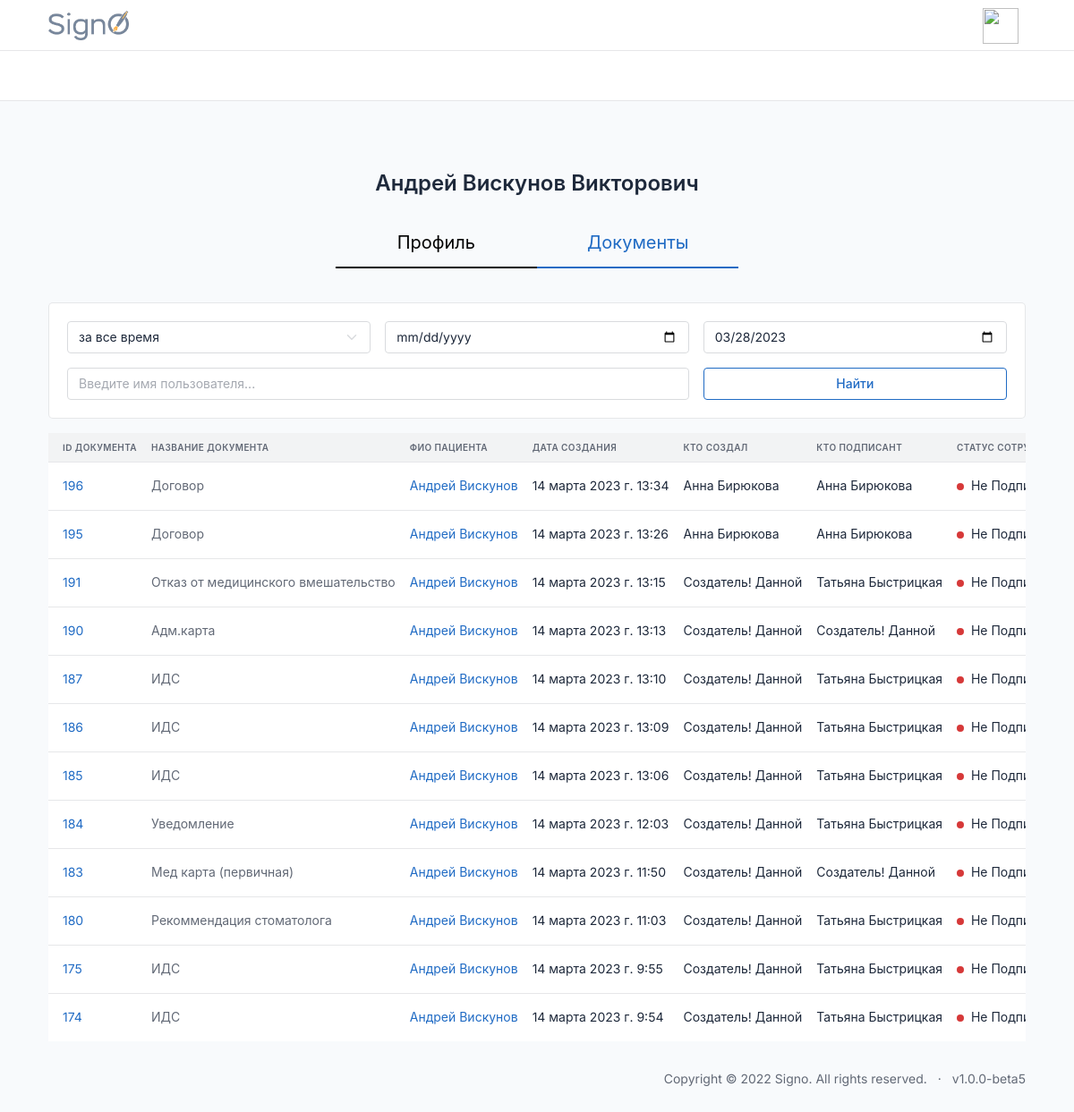
The app's page /id/user/user-docs/44/, older data.
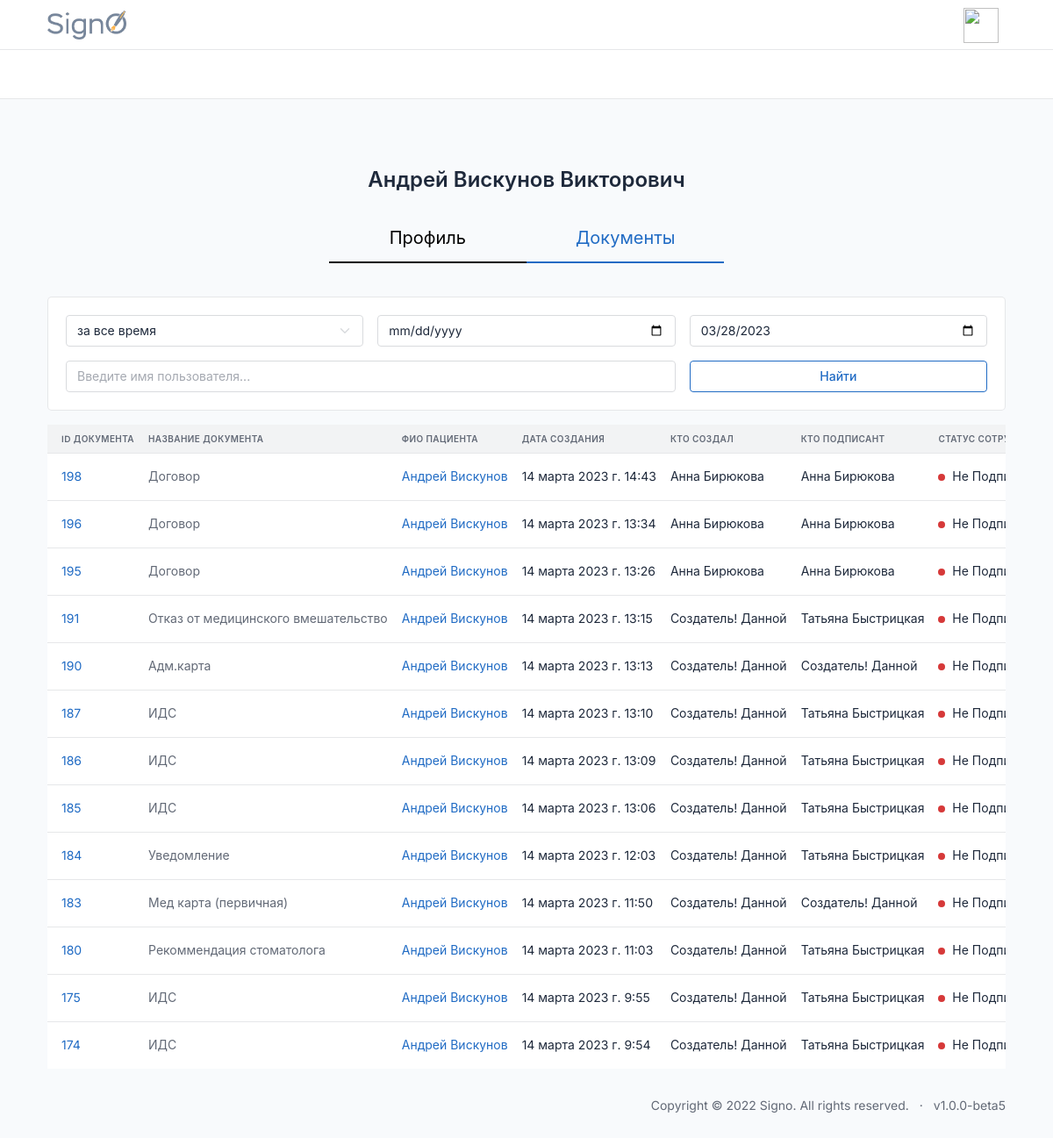
The same page, newer data.
### documents/models.py (models this page shows, shortened)
class Document(DateTimeMixin, HiddenDeletedMixin, models.Model):
    user = models.ForeignKey(CustomUser, on_delete=models.CASCADE, null=True, blank=True, related_name='documenter')
    sender = models.ForeignKey(CustomUser, on_delete=models.CASCADE, null=True, related_name='sender', verbose_name='Отправитель')
    recipient = models.ForeignKey(CustomUser, on_delete=models.CASCADE, null=True, related_name='recipient', verbose_name='Получатель')
    founder = models.ForeignKey(CustomUser, on_delete=models.CASCADE, null=True, related_name='founder', verbose_name='Создатель документа')
    document = models.FileField(upload_to='documents/%Y/%m/%d/', blank=True, null=True)
    send_date = models.DateTimeField(auto_now_add=True, verbose_name='Дата отправки', null=True)
    sender_status = models.BooleanField(default=False, blank=True, null=True)
    recipient_status = models.BooleanField(default=False, blank=True, null=True)
    files = models.ForeignKey('DocumentsFiles', on_delete=models.CASCADE, blank=True, null=True)
    type = models.ForeignKey('DocumentType', on_delete=models.CASCADE, blank=True, null=True, related_name='document')
    sig = models.FileField(upload_to='documents/%Y/%m/%d/', blank=True, null=True)
    class Meta:
        verbose_name = 'Документ'
        verbose_name_plural = 'Документы'

class DocumentType(models.Model):
    title = models.CharField(max_length=240, blank=True, null=True)
    DOGOVOR = 'DOGOVOR'
    IDS = 'IDS'
    MEDCARD = 'MEDCARD'
    ADMCARD = 'ADMCARD'
    RENT = 'RENT'
    PLAN = 'PLAN'
    DNEVNIK = 'DNEVNIK'
    OTKAZ = 'OTKAZ'
    UVEDOMLENIE = 'UVEDOMLENIE'
    RECEPT = 'RECEPT'
    RECOMEND = 'RECOMEND'
    TYPE_DOC = [
        (DOGOVOR, 'Договор'),
        (IDS, 'ИДС'),
        (MEDCARD, 'Мед карта'),
        (ADMCARD, 'Адм.карта'),
        (RENT, 'Справка в налоговую'),
        (PLAN, 'План лечения'),
        (DNEVNIK, 'Дневник'),
        (OTKAZ, 'Отказ от мед.вмешательства'),
        (UVEDOMLENIE, 'Уведомление'),
        (RECEPT, 'Рецепт'),
        (RECOMEND, 'Рекомендация стоматолога'),
    ]
    type_document = models.CharField(choices=TYPE_DOC, max_length=240, blank=True, null=True)
    class Meta:
        verbose_name='Тип Документа'
        verbose_name_plural='Типы Документов'
    def __str__(self):
        return self.title

### users/models.py (models this page shows, shortened)
class CustomUser(AbstractBaseUser, PermissionsMixin):
    email = models.EmailField(max_length=254, unique=True, verbose_name='Электронная почта')
    first_name = models.CharField(u"Имя", max_length=100, blank=True, null=True)
    last_name = models.CharField(u"Фамилия", max_length=100, blank=True, null=True)
    patronymic = models.CharField(u"Отчество", max_length=100, blank=True, null=True)
    pasport_series = models.CharField(max_length=12, blank=True, verbose_name='Серия паспорта')
    pasport_number = models.CharField(max_length=12, blank=True, verbose_name='Номер паспорта')
    addres = models.CharField(max_length=240, blank=True, verbose_name='Адрес пользователя')
    user_profile_id = models.IntegerField(blank=True, verbose_name='ID пользователя', null=True)
    phone = models.CharField(max_length=24, verbose_name='Телефон')
    uniq_id = models.CharField(unique=True, max_length=12, blank=True, null=True, verbose_name='Уникальный ID')
    photo = models.ImageField(
        upload_to='users/%Y/%m/%d/',
        blank=True,
        default='../static/images/default_avatar.png',
        verbose_name='Аватар')
    is_active = models.BooleanField(default=True, verbose_name='Активирован')
    is_admin = models.BooleanField(default=False, verbose_name='Администратор')
    is_staff = models.BooleanField(_('staff status'), default=False)
    is_superuser = models.BooleanField(_('super user'), default=False)
    date_joined = models.DateTimeField(u'date joined', blank=True, null=True, default=timezone.now)
    last_login = models.DateTimeField(u'last login', blank=True, null=True)
    groups = models.ManyToManyField(Group, blank=True, null=True, verbose_name='Группы', related_name='groups')
    user_permissions = models.ManyToManyField(Permission, blank=True, null=True, verbose_name='Разрешения', related_name='user_permissions')
    date_of_birthday = models.DateField(blank=True, null=True, verbose_name='Дата Рождения')
    ADMINISTRATOR = 'AD'
    DOCTOR = 'DO'
    CLIENT = 'CL'
    DIRECTOR = 'DI'
    TYPE_ROLE = [
        (ADMINISTRATOR, 'Администратор'),
        (DOCTOR, 'Врач'),
        (CLIENT, 'Клиент'),
        (DIRECTOR, 'Руководитель')
    ]
    type = models.CharField(max_length=6, choices=TYPE_ROLE, default=CLIENT, verbose_name='Тип пользователя')
    ban = models.BooleanField(default=False, verbose_name='Уволен')
    ban_date = models.DateTimeField(verbose_name='дата увольнения', blank=True, null=True)
    ecp = models.BooleanField(default=False, verbose_name='Наличие ЭЦП')
    USERNAME_FIELD = 'email'
    REQUIRED_FIELDS = []
    objects = CustomUserManager()
    class Meta:
        verbose_name='Пользователь'
        verbose_name_plural='Пользователи'

### users/views.py (the view)
# urls.py: path('user/user-docs/<int:pk>/', user_docs, name='user_docs'),
def user_docs(request, pk):
    all_documents = Document.objects.filter(deleted=False, recipient=pk)
    all_documents = filter_all_documents(request, all_documents)
    all_documents = paginate_list(request, all_documents, 20)
    context = {
        'all_documents': all_documents,
        'user': CustomUser.objects.get(pk=pk),
    }
    return render(request, 'users/user-docs.html', context)

### documents/services.py (called while the page is built, shortened)
def filter_all_documents(request, all_documents):
    search_name = request.GET.get('search')
    period = request.GET.get('period')
    try:
        doc_type = request.GET.get('doc_type').upper()
    except:
        doc_type = ''
    try:
        signed = request.GET.get('signed').split('-')
    except:
        signed = ['']
    all_documents = filter_by_name(all_documents, search_name)
    if period:
        start_date, end_date = get_dates(period, all_documents)
        all_documents = all_documents.filter(send_date__range=[start_date, end_date])
    if doc_type:
        all_documents = all_documents.filter(type__type_document=doc_type)
    sort_filter = request.GET.get('sort')
    if sort_filter:
        all_documents = all_documents.order_by(sort_filter)
    return all_documents

def filter_by_name(all_documents, search_name):
    return all_documents.order_by('-send_date')

### utils/services.py (called while the page is built)
def paginate_list(request, list, page_len):
    paginator = Paginator(list, page_len)
    page_number = request.GET.get('page')
    return paginator.get_page(page_number)

### users/templates/users/user-docs.html
{% extends 'index.html' %}{%load static%}
{%block content%}
{%if user.type == 'CL'%}
    <center><h1 style="height:60px;">{{user.first_name}} {{user.last_name}} {{user.patronymic}}</h1></center>
<div class="user-info"id="user-info active"><a href="{%url 'user' user.pk%}"class="">Профиль</a><a href="{%url 'user_docs' user.pk%}"class="active">Документы</a></div>
{%else%}
    <center><h1 style="height:60px;">{{user.first_name}} {{user.last_name}} {{user.patronymic}}</h1></center>
<div class="user-info"id="user-info active"><a href="{%url 'user' user.pk%}"class="">Профиль</a><a href="{%url 'user_docs' user.pk%}"class="active">Пациенты</a></div>
{%endif%}
<div class="col-12">
    {%if user.type == 'CL'%}
      {% include 'common/_info_box_users.html' %}
      {% include 'common/_documents_table.html' %}
    {%else%}
      {% include 'common/_documents_table.html' %}
    {%endif%}
                </div>
              </div>
{%endblock%}

### templates/common/_documents_table.html (shortened to what this page needs)
{% load static %}
{% load extra_tags %}
<div class="table-responsive" >
  <table class="table card-table table-vcenter text-nowrap datatable bg-white" style="">
    <thead>
      <tr>
        <th id="th-id" class='sortable-table-header' onclick="filterByField('id')">ID документа</th>
        <th id="th-type" class='sortable-table-header' onclick="filterByField('type')">название документа</th>
        {% if request.user.type != 'CL' %}
        <th id="th-recipient" class='sortable-table-header' onclick="filterByField('recipient')">фио пациента</th>
        {% endif %}
        <th id="th-send_date" class='sortable-table-header' onclick="filterByField('send_date')">дата создания</th>
        {% if request.user.type != 'CL' %}
        <th id="th-founder" class='sortable-table-header' onclick="filterByField('founder')">кто создал</th>
        {% endif %}
        {% if request.user.type != 'CL' %}
        <th id="th-sender" class='sortable-table-header' onclick="filterByField('sender')">кто подписант</th>
        {% else %}
        <th id="th-sender" class='sortable-table-header' onclick="filterByField('sender')">ФИО сотрудника</th>
        {% endif %}
        {% if request.user.type != 'CL'%}
        <th id="th-recipient_status" class='sortable-table-header' onclick="filterByField('recipient_status')">статус
          сотрудника</th>
        {% endif %}
      </tr>
    </thead>
    <tbody class="lazy-loading-docs">
      {%for document in all_documents%}
      <tr id="document-row-{{document.id}}" class="lazy-row-docs">
        <td><span class="text-muted"><a href="{{document.document.url}}#" target=”_blank”>{{document.id}}</a></span>
        </td>
        <td><span class="text-muted">{{document.type}}</span></td>
        {% if request.user.type != 'CL' %}
        {% if request.user.type == 'DO' %}
        <td>{{document.recipient.first_name}} {{document.recipient.last_name}}</td>
        {% else %}
        <td><a href="{%url 'user' document.recipient.pk %}">{{document.recipient.first_name}}
            {{document.recipient.last_name}}</a></td>
        {% endif %}
        {% endif %}
        <td>{{document.send_date}}</td>
        {% if request.user.type != 'CL' %}
        <td><a href="{%url 'user' document.founder.pk%}" class="text-reset"
            tabindex="-1">{{document.founder.first_name}} {{document.founder.last_name}}</a></td>
        {% endif %}
        {%if request.user.type == 'CL'%}
        <td class="text-reset" tabindex="-1"><a href="{%url 'user' document.sender.pk%}" class="text-reset"
            tabindex="-1"></a>{{document.sender.first_name}} {{document.sender.last_name}}</td>
        {%else%}
        <td><a href="{%url 'user' document.sender.pk%}" class="text-reset" tabindex="-1">{{document.sender.first_name}}
            {{document.sender.last_name}}</a></td>
        {%endif%}
        {% if request.user.type != 'CL' %}
        <td>
          {%if document.sender_status%}
          <span class="badge bg-success me-1"></span>
          Подписан
          {%else%}
          <span class="badge bg-danger me-1"></span>
          Не Подписан
          {%endif%}
        </td>
        {% endif %}
      </tr>
      {%endfor%}
    </tbody>
  </table>
</div>

Row changes from the older to the newer data that the page shows:
added Document: id "198", type "Договор", recipient.first_name "Андрей", recipient.last_name "Вискунов", send_date "14 марта 2023 г. 14:43", founder.first_name "Анна", founder.last_name "Бирюкова", sender.first_name "Анна", sender.last_name "Бирюкова", sender_status False (drawn)
